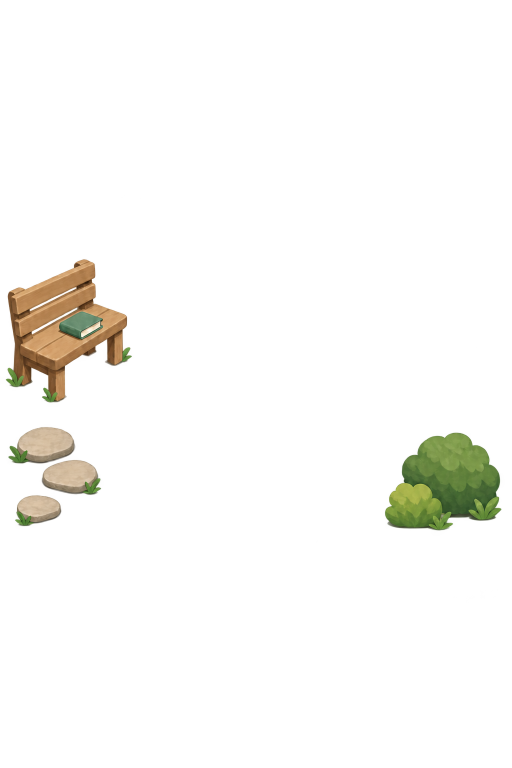
#> input picture design-source/garden-v3/bench.png, 1024 x 1536 px (shown at 1/2 size); its folder holds only this picture in this run
$ python build-garden-v3.py
#> lines starting #> are read from the running program, lines starting #| are printed output that depends on the picture
"""Export generated garden cutouts, preserving a mathematically empty connector.

Usage: python scripts/build-garden-v3.py
Requires Pillow. Source PNGs stay outside public; only WebP exports reach clients.
No feathering, blending, edge repainting or artistic changes are applied here.
"""
from pathlib import Path
import json
from PIL import Image

ROOT = Path(__file__).resolve().parents[1]
SOURCE = ROOT / 'design-source' / 'garden-v3'
DEST = ROOT / 'public' / 'assets' / 'garden-v3'
DEST.mkdir(parents=True, exist_ok=True)
manifest = {'source_size': [1024, 1536], 'connector_rows': 128, 'scenes': {}}

for name in ('bench', 'ferns', 'planter', 'canopy', 'branch', 'trunk', 'fallen-log'):
    image = Image.open(SOURCE / f'{name}.png').convert('RGBA')
#> image is the input picture: PIL image 1024x1536 RGBA; mean R, G, B, A 20.8, 19.9, 11.5, 14.1
    assert image.size == (1024, 1536), (name, image.size)
    # Generated transparent regions contain occasional alpha=1 quantization noise.
    # Discard that invisible noise, without changing any visible painted pixels.
    image.putalpha(image.getchannel('A').point(lambda value: 0 if value <= 1 else value))
    alpha = image.getchannel('A')
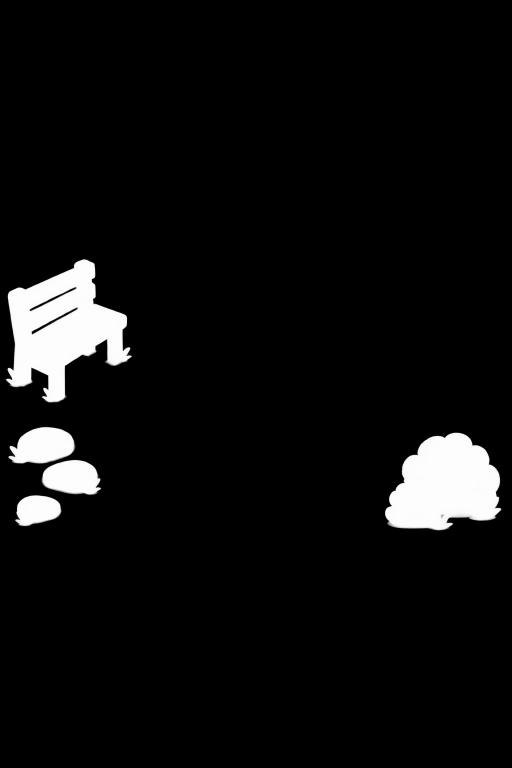
#> alpha: PIL image 1024x1536 L (shown at 1/2 size); min 0, max 254, mean 14.1
    for area in ((0, 0, 1024, 128), (0, 1408, 1024, 1536)):
        assert alpha.crop(area).getextrema() == (0, 0), (name, 'connector is not empty')
    if name in ('canopy', 'branch', 'trunk', 'fallen-log'):
        edge = (0, 256, 2, 1280) if name in ('branch', 'trunk') else (1022, 256, 1024, 1280)
        assert alpha.crop(edge).getextrema()[1] >= 200, (name, 'object must extend through canvas edge')
    manifest['scenes'][name] = {}
    for width in (480, 1024):
        size = (width, width * 3 // 2)
        exported = image.resize(size, Image.Resampling.LANCZOS) if width != 1024 else image
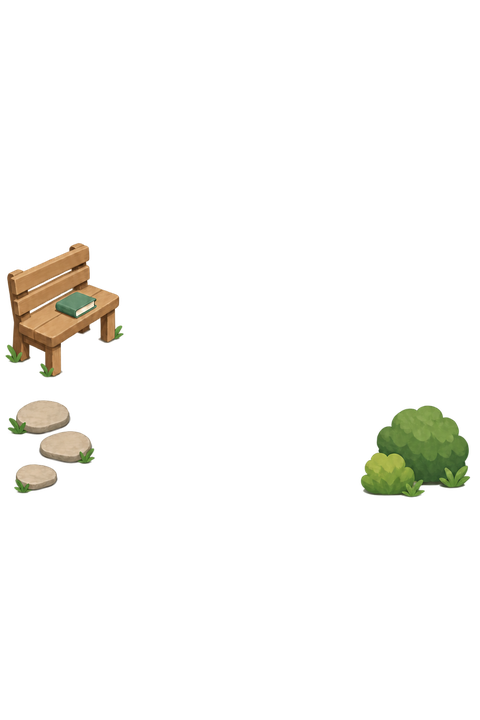
#> exported: PIL image 480x720 RGBA; mean R, G, B, A 8.7, 8.2, 4.9, 14.1; transparent parts drawn white
        filename = DEST / f'{name}-{width}.webp'
        exported.save(filename, 'WEBP', quality=86, method=6, alpha_quality=100, exact=True)
        decoded = Image.open(filename).convert('RGBA')
        border = width // 8
        for area in ((0, 0, width, border), (0, size[1] - border, width, size[1])):
            assert decoded.getchannel('A').crop(area).getextrema() == (0, 0)
#> (the run stopped early here; a loop or call above may not have finished)
